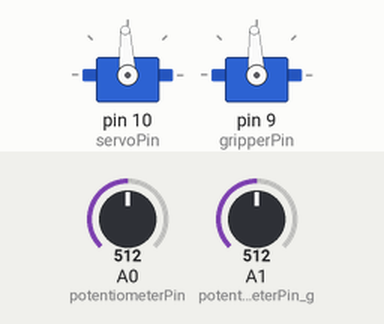
Simulated run of this sketch. Board: Arduino Uno, built with avr-gcc and run on an emulated ATmega328P. On the bench: 2 × servo. The inputs (shaded band) are chosen by the test bench; at power-on: A0 (potentiometerPin) = 512, A1 (potentiometerPin_g) = 512.

Above: at 8.2 s.
8.3 s: A0 (potentiometerPin) set to 716
At 8.9 s:
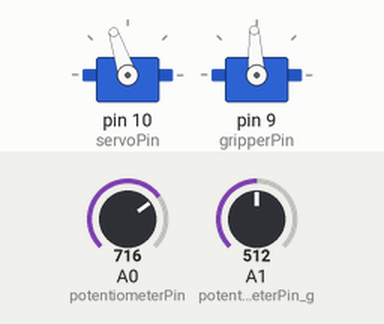
9.8 s: A1 (potentiometerPin_g) set to 716
At 11.0 s:
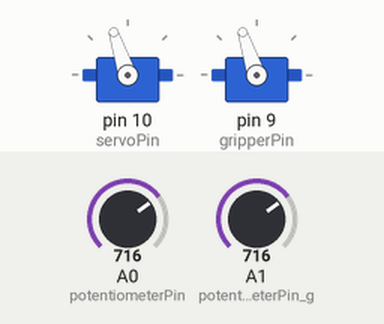
11.3 s: A0 (potentiometerPin) set to 900
At 12.4 s:
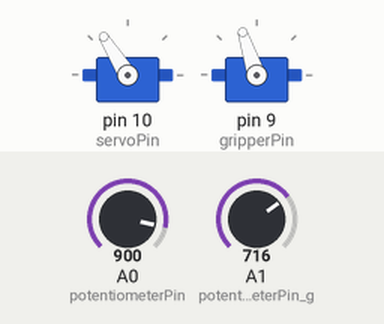
12.8 s: A1 (potentiometerPin_g) set to 900
At 13.5 s:
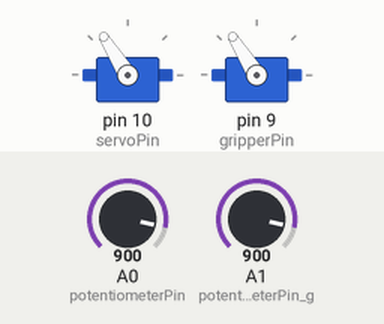
14.3 s: A0 (potentiometerPin) set to 511
At 14.6 s:
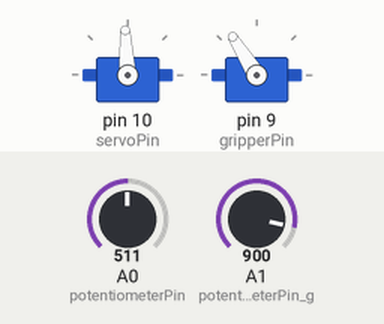
15.8 s: A1 (potentiometerPin_g) set to 306
At 17.0 s:
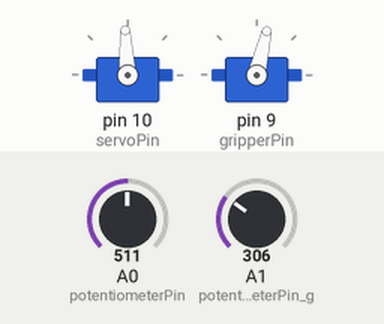
Timing chart, 0 to 18.3 s (numbered marks = the images above; inputs shaded):
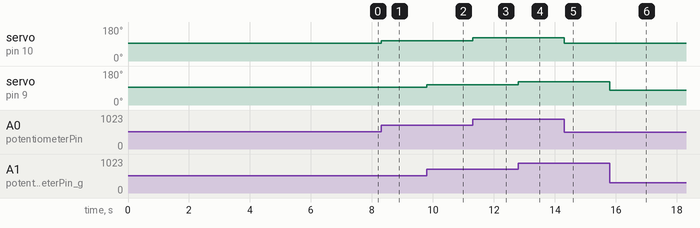

The sketch:

motor_control.ino
```cpp
#include <Servo.h>

byte servoPin =10; // signal pin for the ESC.
byte gripperPin=9;
byte potentiometerPin = A0; // analog input pin for the potentiometer.
byte potentiometerPin_g = A1; // analog input pin for the potentiometer.
Servo servo;
Servo servo1;


void setup() {
servo.attach(servoPin);
servo.writeMicroseconds(1500); // send "stop" signal to ESC. Also necessary to arm the ESC.
servo1.attach(gripperPin);
servo1.writeMicroseconds(1500); // send "stop" signal to ESC. Also necessary to arm the ESC

delay(7000); // delay to allow the ESC to recognize the stopped signal.
}

void loop() {

int potVal = analogRead(potentiometerPin); // read input from potentiometer.
int potVal1 = analogRead(potentiometerPin_g); // read input from potentiometer.
int pwmVal = map(potVal,0, 1023, 1100, 1900); // maps potentiometer values to PWM value.
int pwmVal1 = map(potVal1,0, 1023, 1100, 1900); // maps potentiometer values to PWM value.
servo.writeMicroseconds(pwmVal); // Send signal to ESC.
servo1.writeMicroseconds(pwmVal1); // Send signal to ESC.
}
```

Measured:
- after the input at 8.3 s, servo on pin 10 (servoPin): 93° → 108° at once
- after the input at 9.8 s, servo on pin 9 (gripperPin): 93° → 108° at once
- after the input at 11.3 s, servo on pin 10 (servoPin): 108° → 122° at once
- after the input at 12.8 s, servo on pin 9 (gripperPin): 108° → 122° at once
- after the input at 14.3 s, servo on pin 10 (servoPin): 122° → 93° at once
- after the input at 15.8 s, servo on pin 9 (gripperPin): 122° → 77° at once
